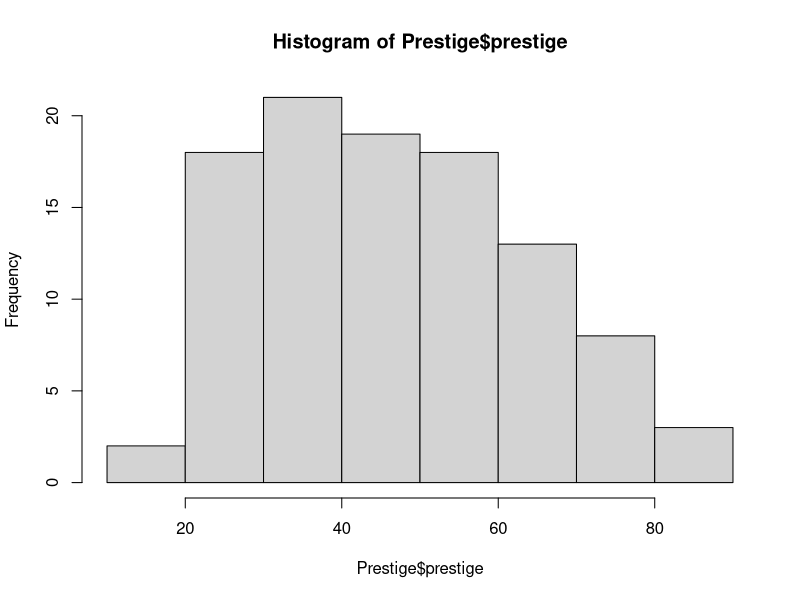
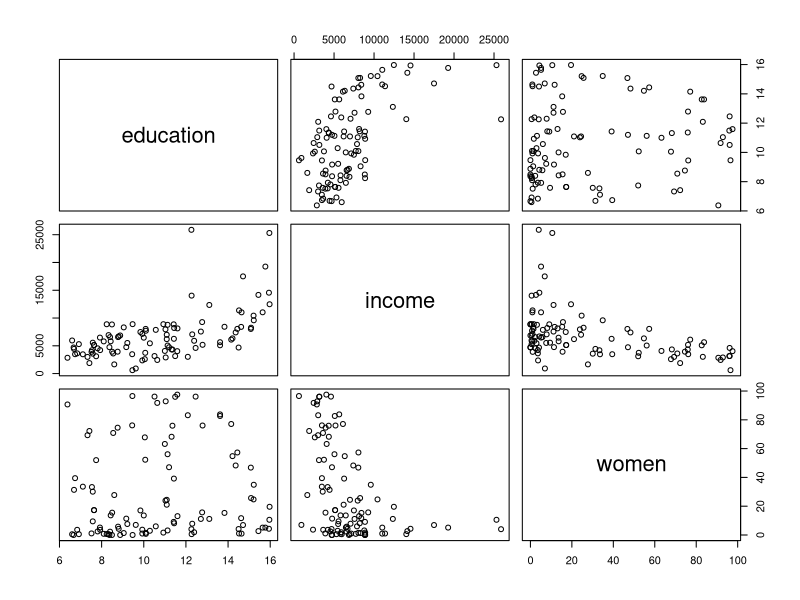

Generate these figures, in order, with R:
# 1. Load the car library
library(car)

# 2. Examine the structure of the Prestige data set
str(Prestige)

# 3. Examine the distribution of the target variable prestige within the Prestige data set
summary(Prestige$prestige)

# 4. Generate a histogram of the variable
hist(Prestige$prestige)

# 5. Take a look at the distribution of the levels of the type attribute
table(Prestige$type)

# 6. Create a correlation matrix to examine the relationship between the income and education variables
cor(Prestige$income, Prestige$education)

# 7. Create a correlation matrix to examine the relationship between the income, education, and women variables
cor(Prestige[c("education","income","women")])

# 8. Visualize the relationship among these three variables
pairs(Prestige[c("education","income","women")])

# 9. Load the stats library
library(stats)

# 10. Using the lm() function from the stats package, fit a linear 
# regression model to relate the independent variables to the total
pres_model <- lm(prestige ~ ., data = Prestige)

# pres_model <- lm(prestige ~ education + women + income + type, data = Prestige)
# pres_predict <- predict(pres_model, pres_test)

# 11. View the model to see the estimated coefficients
pres_model

# 12. Evaluate the model to see how well the model fits the data
summary(pres_model)
